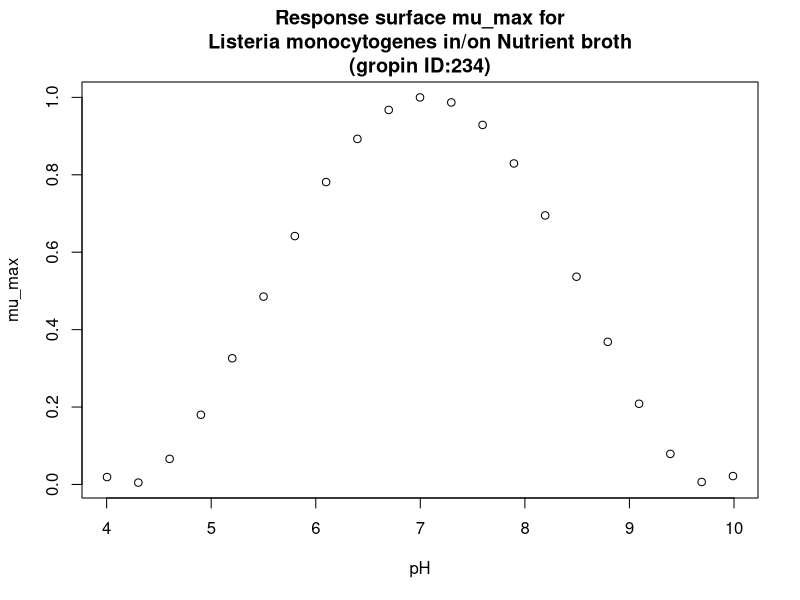

This chart was generated by the following R code:
#############################
# start of Parameter script
#############################
pH <- seq(4.004,9.99000999000999,length.out=21)
#############################
# end of Parameter script
#############################
############################# 
# start of Model script Gropin ID 234 
#############################
 
# constant coefficients for this model
mopt <- 1
pHmin <- 4.2
c2 <- 3.2000000000000001E-2
pHmax <- 9.8
pHopt <- 7
 
variables <- data.frame(pH)
argumentsPar <- expand.grid(variables)
 
# heart of the model
response_surface <- function(pH) {
   mumax <-mopt*(((pH-pHmin)*(1-exp(c2*(pH-pHmax))))/((pHopt-pHmin)*(1-exp(c2*(pHopt-pHmax)))))^2

return(mumax=mumax)
} 

# output parameters
mumax <- cbind(argumentsPar,response_surface(argumentsPar['pH']))
colnames(mumax) <- c(colnames(argumentsPar),'mumax')
#############################
# End of Model script
#############################
############################# 
# start of Visualisation script Gropin ID 234 
#############################
plot(pH,mumax$mumax,
                          xlab='pH',
                          ylab='mu_max',main='Response surface mu_max for
Listeria monocytogenes in/on Nutrient broth
(gropin ID:234)')
#############################
# End of Visualisation script
#############################
